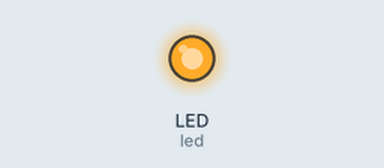
Bench run of a program on a simulated CircuitPython board. Shown: output pins drawn as LEDs (lit = HIGH).

Above: at 0.1 s.
At 34.1 s:
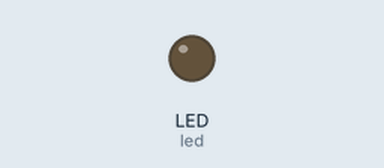
Timing chart, 0 to 36.5 s (numbered marks = the images above):
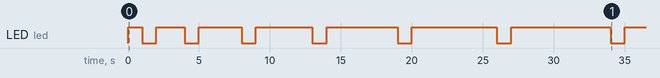

The program:

blink_with_variable.py
```python
# Blink with variable

#  Turn an LED on for one sec, then off for one sec, repeatedly.
#  But the interval increases each time by 1 more sec.

import time
import board
import digitalio


blinkTime = 1

led = digitalio.DigitalInOut(board.LED)
led.direction = digitalio.Direction.OUTPUT

while True:
    led.value = True
    time.sleep(blinkTime)
    led.value = False
    time.sleep(1)
    blinkTime += 1
```

Measured:
- by itself, LED (led): LOW → HIGH at 0.00 s, → LOW 1.0 s later, → HIGH 1.0 s later, → LOW 2.0 s later, … (15 changes in this stretch)
